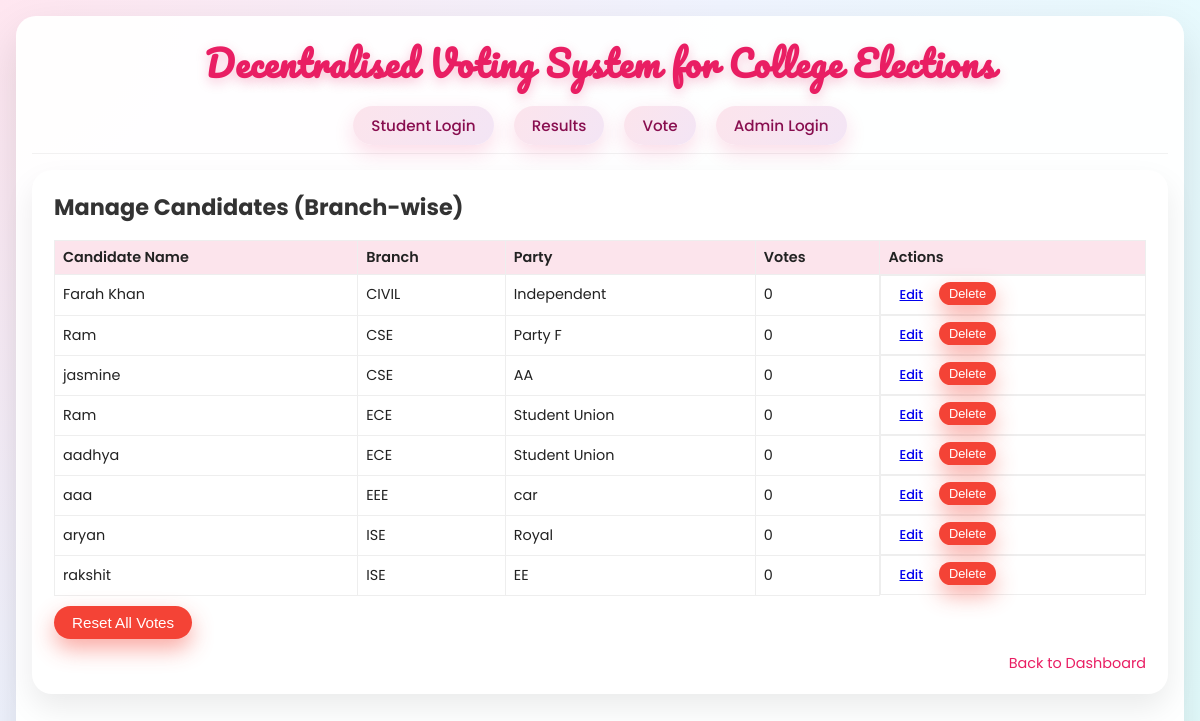
Page /admin/manage_candidates (signed in) on the committed database.
### tables this page shows
CREATE TABLE candidates (
            id INTEGER PRIMARY KEY AUTOINCREMENT,
            name TEXT NOT NULL,
            branch TEXT NOT NULL,
            party TEXT NOT NULL,
            votes INTEGER DEFAULT 0
        );

### app.py (the view)
@app.route("/admin/manage_candidates")
@login_required_admin
def manage_candidates():
    conn = get_db_connection()
    cur = conn.cursor()
    cur.execute("SELECT * FROM candidates ORDER BY branch, name;")
    candidates = cur.fetchall()
    conn.close()
    return render_template("manage_candidates.html", candidates=candidates)

### app.py (called while the page is built)
def get_db_connection():
    conn = sqlite3.connect(DB_NAME)
    conn.row_factory = sqlite3.Row
    return conn

def login_required_admin(f):
    from functools import wraps
    @wraps(f)
    def wrapper(*args, **kwargs):
        if "is_admin" not in session or not session["is_admin"]:
            flash("Please login as admin to access this page.", "error")
            return redirect(url_for("admin_login"))
        return f(*args, **kwargs)
    return wrapper

### templates/manage_candidates.html
{% extends "base.html" %}
{% block content %}
<div class="card wide-card">
    <h2>Manage Candidates (Branch-wise)</h2>
    {% if not candidates %}
        <p class="info-text">No candidates added yet.</p>
    {% else %}
        <table class="results-table">
            <thead>
                <tr>
                    <th>Candidate Name</th>
                    <th>Branch</th>
                    <th>Party</th>
                    <th>Votes</th>
                    <th>Actions</th>
                </tr>
            </thead>
            <tbody>
            {% for c in candidates %}
                <tr>
                    <td>{{ c['name'] }}</td>
                    <td>{{ c['branch'] }}</td>
                    <td>{{ c['party'] }}</td>
                    <td>{{ c['votes'] }}</td>
                    <td class="actions">
                        <a class="btn tiny-btn" href="{{ url_for('edit_candidate', candidate_id=c['id']) }}">Edit</a>
                        <form method="POST" action="{{ url_for('delete_candidate', candidate_id=c['id']) }}" onsubmit="return confirm('Delete this candidate?');">
                            <button type="submit" class="btn tiny-btn danger-btn">Delete</button>
                        </form>
                    </td>
                </tr>
            {% endfor %}
            </tbody>
        </table>
        <form method="POST" action="{{ url_for('reset_votes') }}" onsubmit="return confirm('Reset ALL votes? This cannot be undone.');">
            <button type="submit" class="btn danger-btn">Reset All Votes</button>
        </form>
    {% endif %}
    <div class="bottom-links">
        <a href="{{ url_for('admin_dashboard') }}">Back to Dashboard</a>
    </div>
</div>
{% endblock %}

### static/styles.css (style rules this page uses)
* { box-sizing: border-box; margin: 0; padding: 0; }
body { min-height: 100vh; font-family: 'Poppins', sans-serif; background: radial-gradient(circle at top left, #ffe6f0, #f0f4ff, #e3fdfd); display: flex; justify-content: center; align-items: stretch; color: #222; }
.card { width: 100%; max-width: 550px; background: white; border-radius: 20px; padding: 20px 22px; box-shadow: 0 14px 30px rgba(0, 0, 0, 0.08); }
.wide-card { max-width: 100%; }
.card h2 { margin-bottom: 16px; font-size: 1.4rem; color: #333; }
.btn { border: none; border-radius: 999px; padding: 8px 18px; font-size: 0.95rem; font-weight: 500; cursor: pointer; outline: none; transition: transform 0.15s ease, box-shadow 0.15s ease, background 0.15s ease; }
.danger-btn { background: #f44336; color: white; box-shadow: 0 10px 22px rgba(244, 67, 54, 0.45); }
.tiny-btn { padding: 4px 10px; font-size: 0.8rem; }
.results-table { width: 100%; border-collapse: collapse; margin-bottom: 10px; font-size: 0.9rem; }
.results-table th, .results-table td { border: 1px solid #eee; padding: 6px 8px; text-align: left; }
.results-table th { background: #fce4ec; font-weight: 600; }
.actions { display: flex; gap: 6px; }
.bottom-links { margin-top: 14px; display: flex; gap: 16px; justify-content: flex-end; font-size: 0.9rem; }
.bottom-links a { text-decoration: none; color: #e91e63; }

### rows in the picture
candidates: name "Farah Khan", branch "CIVIL", party "Independent", votes "0"
candidates: name "Ram", branch "CSE", party "Party F", votes "0"
candidates: name "jasmine", branch "CSE", party "AA", votes "0"
candidates: name "Ram", branch "ECE", party "Student Union", votes "0"
candidates: name "aadhya", branch "ECE", party "Student Union", votes "0"
candidates: name "aaa", branch "EEE", party "car", votes "0"
candidates: name "aryan", branch "ISE", party "Royal", votes "0"
candidates: name "rakshit", branch "ISE", party "EE", votes "0"
